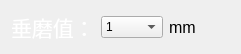
     <widget class="QWidget" name="layoutWidget">
      <property name="geometry">
       <rect>
        <x>722</x>
        <y>174</y>
        <width>241</width>
        <height>23</height>
       </rect>
      </property>
      <layout class="QHBoxLayout" name="horizontalLayout_8">
       <item>
        <widget class="QLabel" name="label_4">
         <property name="font">
          <font>
           <pointsize>16</pointsize>
          </font>
         </property>
         <property name="styleSheet">
          <string notr="true">color: rgb(255, 255, 255);</string>
         </property>
         <property name="text">
          <string>垂磨值：</string>
         </property>
        </widget>
       </item>
       <item>
        <widget class="QComboBox" name="comboBox_2">
         <item>
          <property name="text">
           <string>1</string>
          </property>
         </item>
         <item>
          <property name="text">
           <string>2</string>
          </property>
         </item>
         <item>
          <property name="text">
           <string>3</string>
          </property>
         </item>
         <item>
          <property name="text">
           <string>4</string>
          </property>
         </item>
         <item>
          <property name="text">
           <string>5</string>
          </property>
         </item>
         <item>
          <property name="text">
           <string>6</string>
          </property>
         </item>
         <item>
          <property name="text">
           <string>7</string>
          </property>
         </item>
         <item>
          <property name="text">
           <string>8</string>
          </property>
         </item>
         <item>
          <property name="text">
           <string>9</string>
          </property>
         </item>
         <item>
          <property name="text">
           <string>10</string>
          </property>
         </item>
         <item>
          <property name="text">
           <string>11</string>
          </property>
         </item>
        </widget>
       </item>
       <item>
        <widget class="QLabel" name="label_6">
         <property name="font">
          <font>
           <pointsize>12</pointsize>
          </font>
         </property>
         <property name="text">
          <string>mm</string>
         </property>
        </widget>
       </item>
      </layout>
     </widget>
